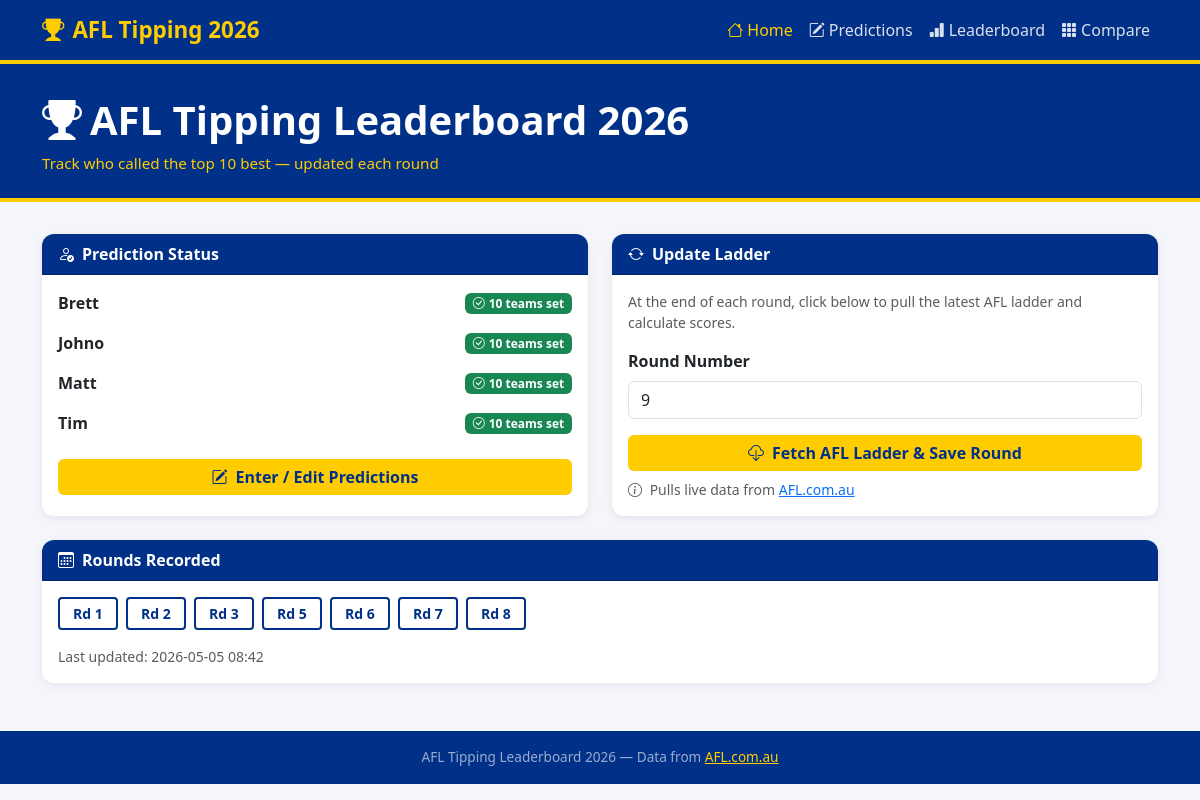
The page / on the database its author committed.
### tables this page shows
CREATE TABLE participants (
        id   INTEGER PRIMARY KEY AUTOINCREMENT,
        name TEXT UNIQUE NOT NULL
    );

CREATE TABLE rounds (
        id           INTEGER PRIMARY KEY AUTOINCREMENT,
        round_number INTEGER UNIQUE NOT NULL,
        fetched_at   TEXT NOT NULL,
        ladder_json  TEXT NOT NULL
    );

### app.py (the view)
@app.route('/')
def index():
    db = get_db()
    participants = db.execute('SELECT * FROM participants ORDER BY name').fetchall()
    rounds = db.execute('SELECT * FROM rounds ORDER BY round_number').fetchall()
    pred_status = {}
    for p in participants:
        count = db.execute(
            'SELECT COUNT(*) as c FROM predictions WHERE participant_id=?', (p['id'],)
        ).fetchone()['c']
        pred_status[p['id']] = count
    db.close()
    return render_template('index.html', participants=participants,
                           rounds=rounds, pred_status=pred_status)

### app.py (called while the page is built)
def get_db():
    conn = sqlite3.connect(DATABASE)
    conn.row_factory = sqlite3.Row
    return conn

### templates/index.html (shortened to what this page needs)
{% extends "base.html" %}
{% block content %}
<div class="page-header">
  <div class="container">
    <h1><i class="bi bi-trophy-fill me-2"></i>AFL Tipping Leaderboard 2026</h1>
    <p class="subtitle mb-0">Track who called the top 10 best — updated each round</p>
  </div>
</div>
<div class="container">
  <div class="row g-4">
    <div class="col-md-6">
      <div class="card h-100">
        <div class="card-header">
          <i class="bi bi-person-check me-2"></i>Prediction Status
        </div>
        <div class="card-body">
          {% for p in participants %}
          <div class="d-flex align-items-center mb-3">
            <div class="flex-grow-1">
              <strong>{{ p.name }}</strong>
            </div>
            {% if pred_status[p.id] == 10 %}
              <span class="badge bg-success"><i class="bi bi-check-circle me-1"></i>10 teams set</span>
            {% elif pred_status[p.id] > 0 %}
              <span class="badge bg-warning text-dark"><i class="bi bi-exclamation-circle me-1"></i>{{ pred_status[p.id] }}/10</span>
            {% else %}
              <span class="badge bg-danger"><i class="bi bi-x-circle me-1"></i>Not set</span>
            {% endif %}
          </div>
          {% endfor %}
          <a href="{{ url_for('setup') }}" class="btn btn-afl mt-2 w-100">
            <i class="bi bi-pencil-square me-2"></i>Enter / Edit Predictions
          </a>
        </div>
      </div>
    </div>
    <div class="col-md-6">
      <div class="card h-100">
        <div class="card-header">
          <i class="bi bi-arrow-repeat me-2"></i>Update Ladder
        </div>
        <div class="card-body">
          <p class="text-muted small">At the end of each round, click below to pull the latest AFL ladder and calculate scores.</p>
          <form method="POST" action="{{ url_for('update_ladder') }}">
            <div class="mb-3">
              <label for="round_number" class="form-label fw-semibold">Round Number</label>
              <input type="number" class="form-control" id="round_number" name="round_number"
                     min="1" max="27" placeholder="e.g. 1"
                     value="{{ rounds[-1].round_number + 1 if rounds else 1 }}">
            </div>
            <button type="submit" class="btn btn-afl w-100">
              <i class="bi bi-cloud-download me-2"></i>Fetch AFL Ladder &amp; Save Round
            </button>
          </form>
          <p class="text-muted small mt-2 mb-0">
            <i class="bi bi-info-circle me-1"></i>
            Pulls live data from <a href="https://www.afl.com.au/ladder" target="_blank">AFL.com.au</a>
          </p>
        </div>
      </div>
    </div>
    {% if rounds %}
    <div class="col-12">
      <div class="card">
        <div class="card-header">
          <i class="bi bi-calendar3 me-2"></i>Rounds Recorded
        </div>
        <div class="card-body">
          <div class="d-flex flex-wrap gap-2">
            {% for r in rounds %}
            <a href="{{ url_for('leaderboard', round_id=r.round_number) }}"
               class="btn btn-sm btn-afl-outline round-btn">
              Rd {{ r.round_number }}
            </a>
            {% endfor %}
          </div>
          <p class="text-muted small mt-3 mb-0">
            Last updated: {{ (rounds|last).fetched_at }}
          </p>
        </div>
      </div>
    </div>
    {% endif %}
  </div>
</div>
{% endblock %}

### templates/base.html (shortened to what this page needs)
<!doctype html>
<html lang="en">
<head>
  <link href="https://cdn.jsdelivr.net/npm/bootstrap@5.3.3/dist/css/bootstrap.min.css" rel="stylesheet">
  <link href="https://cdn.jsdelivr.net/npm/bootstrap-icons@1.11.3/font/bootstrap-icons.css" rel="stylesheet">
</head>
<body>
<nav class="navbar navbar-expand-lg">
  <div class="container">
    <a class="navbar-brand" href="{{ url_for('index') }}">
      <i class="bi bi-trophy-fill me-2"></i>AFL Tipping 2026
    </a>
    <div class="collapse navbar-collapse" id="navMenu">
      <ul class="navbar-nav ms-auto">
        <li class="nav-item">
          <a class="nav-link {% if request.endpoint == 'index' %}active{% endif %}" href="{{ url_for('index') }}">
            <i class="bi bi-house me-1"></i>Home
          </a>
        </li>
        <li class="nav-item">
          <a class="nav-link {% if request.endpoint == 'setup' %}active{% endif %}" href="{{ url_for('setup') }}">
            <i class="bi bi-pencil-square me-1"></i>Predictions
          </a>
        </li>
        <li class="nav-item">
          <a class="nav-link {% if request.endpoint == 'leaderboard' %}active{% endif %}" href="{{ url_for('leaderboard') }}">
            <i class="bi bi-bar-chart-fill me-1"></i>Leaderboard
          </a>
        </li>
        <li class="nav-item">
          <a class="nav-link {% if request.endpoint == 'compare' %}active{% endif %}" href="{{ url_for('compare') }}">
            <i class="bi bi-grid-3x3-gap-fill me-1"></i>Compare
          </a>
        </li>
      </ul>
    </div>
  </div>
</nav>
{% block content %}{% endblock %}
<footer>
  <div class="container text-center">
    AFL Tipping Leaderboard 2026 &mdash; Data from
    <a href="https://www.afl.com.au/ladder" target="_blank">AFL.com.au</a>
  </div>
</footer>
</body>
</html>

### templates/base.html (style rules this page uses)
:root { --afl-navy: #003087; --afl-gold: #FFCC00; --afl-light: #f4f6fb; }
body { background: var(--afl-light); font-family: 'Segoe UI', sans-serif; }
.navbar { background: var(--afl-navy) !important; border-bottom: 4px solid var(--afl-gold); }
.navbar-brand { color: var(--afl-gold) !important; font-weight: 700; font-size: 1.4rem; }
.nav-link { color: rgba(255,255,255,.85) !important; }
.nav-link:hover, .nav-link.active { color: var(--afl-gold) !important; }
.page-header { background: var(--afl-navy); color: #fff; padding: 2rem 0 1.5rem; margin-bottom: 2rem; border-bottom: 4px solid var(--afl-gold); }
.page-header h1 { font-weight: 700; }
.page-header .subtitle { color: var(--afl-gold); font-size: .95rem; }
.card { border: none; box-shadow: 0 2px 8px rgba(0,0,0,.08); border-radius: .75rem; }
.card-header { background: var(--afl-navy); color: #fff; border-radius: .75rem .75rem 0 0 !important; font-weight: 600; }
.btn-afl { background: var(--afl-gold); border: none; color: var(--afl-navy); font-weight: 700; }
.btn-afl-outline { border: 2px solid var(--afl-navy); color: var(--afl-navy); background: transparent; font-weight: 600; }
.round-btn { min-width: 60px; }
footer { background: var(--afl-navy); color: rgba(255,255,255,.6); padding: 1rem 0; margin-top: 3rem; font-size: .85rem; }
footer a { color: var(--afl-gold); }

### rows shown on the page
participants: name "Brett", shows "10 teams set"
participants: name "Johno", shows "10 teams set"
participants: name "Matt", shows "10 teams set"
participants: name "Tim", shows "10 teams set"
rounds: round_number "9", round_number "8", fetched_at "2026-05-05 08:42"
rounds: round_number "1"
rounds: round_number "2"
rounds: round_number "3"
rounds: round_number "5"
rounds: round_number "6"
rounds: round_number "7"
